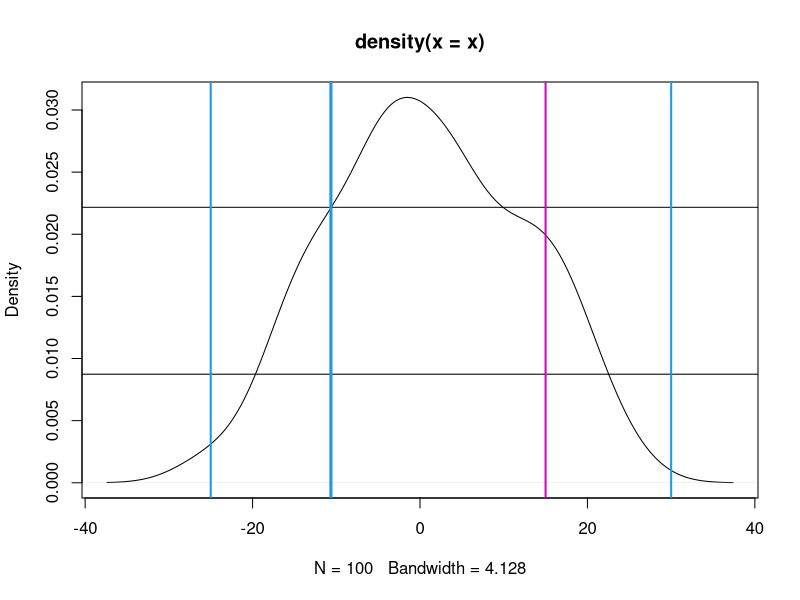
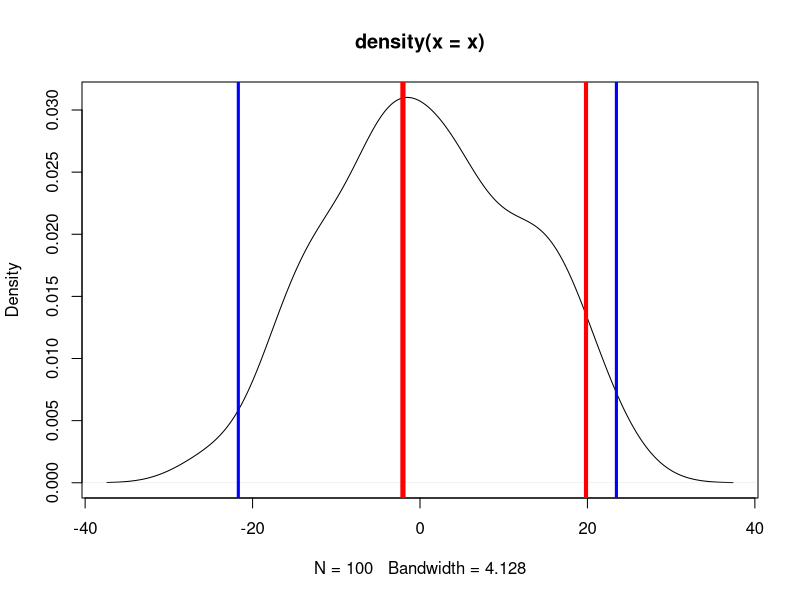

The R script that drew these images, in order:
# Sampling Distribution
plot.new()

# Generate Random Nos from ND
rnorm(100)
rnorm(100)*10
round(rnorm(100)*10)
x=round(rnorm(100)*10)
meanx = mean(x)
sdx = sd(x)
# plot
plot(density(x))

# dnorm() returns the probability density function or pdf.
dnorm(1)
dnorm(-2)
dnorm(3)
#height of the normal curve at some value along the x-axis.
dnorm(1,mean=meanx,sd=sdx)
dnorm(10,mean=meanx,sd=sdx)
dnorm(10,mean=meanx,sd=sdx)
abline(h=dnorm(-10,mean=meanx,sd=sdx))
abline(h=dnorm(20,mean=meanx,sd=sdx))

# Cumulative Freq / Area under the curve
# default - lower tail. area from left side
pnorm(0)
pnorm(0,mean=meanx, sd=sdx)
pnorm(10,mean=meanx, sd=sdx)
pnorm(100,mean=meanx, sd=sdx)
pnorm(30,mean=meanx, sd=sdx)

abline(v=30,col=4,lwd=2)
abline(v=-25,col=4,lwd=2)
abline(v=meanx - 1 * sdx,col=4,lwd=3)
# Upper Tail
pnorm(15,mean=meanx, sd=sdx,lower.tail = F)
abline(v=15,col=6,lwd=2)  # area to the right of 15

plot.new()
plot(density(x))

#Quantiles
qnorm(.95)
qnorm(.10) # 10% values
abline(v=qnorm(.95,mean=meanx,sd=sdx),col="red",lwd=4)
# 95% values upto this point from left
# 60% values from right
qnorm(.60,mean=meanx,sd=sdx,lower.tail = F)
abline(v=qnorm(.60,mean=meanx,sd=sdx,lower.tail = F),col="red",lwd=5)
qnorm(c(.025,.975),mean=meanx,sd=sdx)
abline(v=qnorm(c(.025,.975),mean=meanx,sd=sdx),col="blue",lwd=3)
